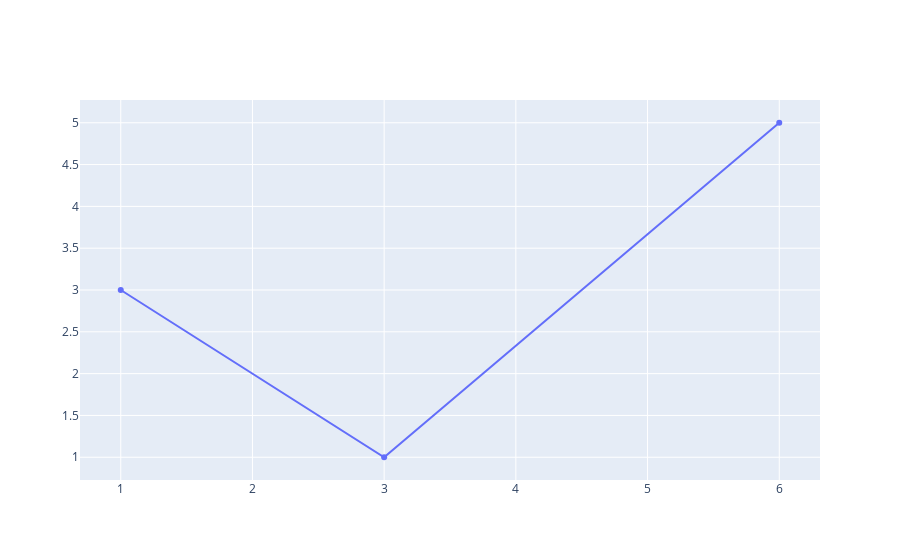

Notebook source saved alongside this figure:
### Markdown cell above
#### Use the iplot function in order to plot the line inline
The same plot we generated earlier, but within our notebook. Notice that this is an interactive plot which supplies several options including:
* Download the plot as a png file
* Editing the plot in Plotly's own editing tool - Chart Studio
* Zooming in and out
* Selecting a section of the plot using a box select or lasso select tool

### Code cell
offline.iplot([{'x': [1, 3, 6], 
                'y': [3, 1, 5]}])

### Figure 1 — Plotly figure (JSON) as saved in the notebook; plotly's stock layout.template omitted (floating-point values rounded to 4 significant figures)
{"data": [{"type": "scatter", "x": [1, 3, 6], "y": [3, 1, 5]}], "layout": {}}
